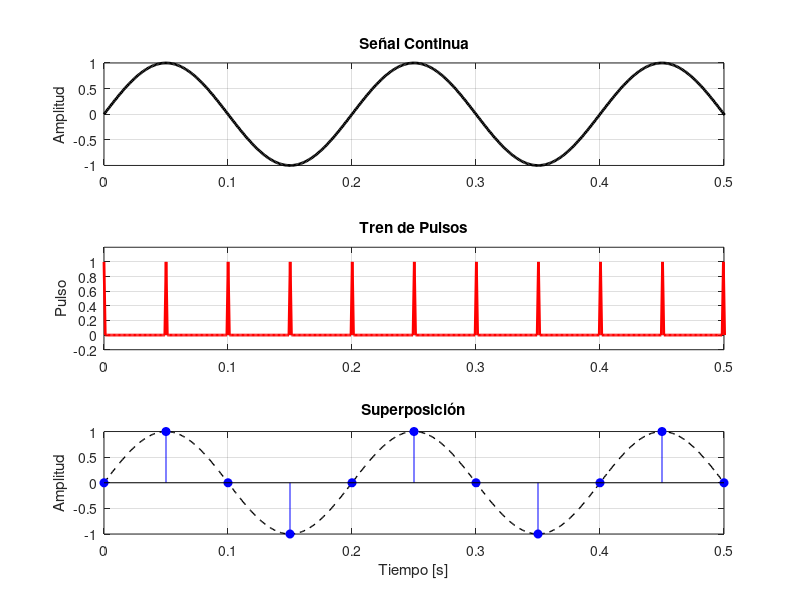
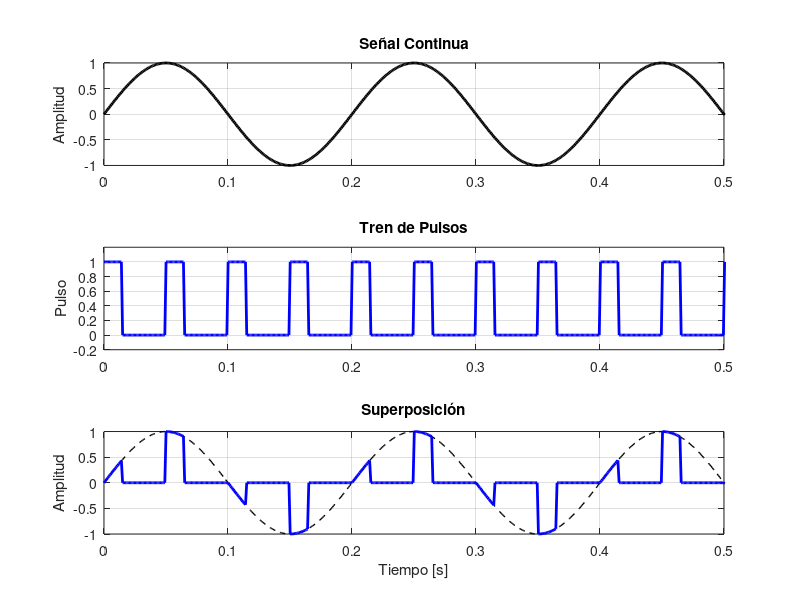
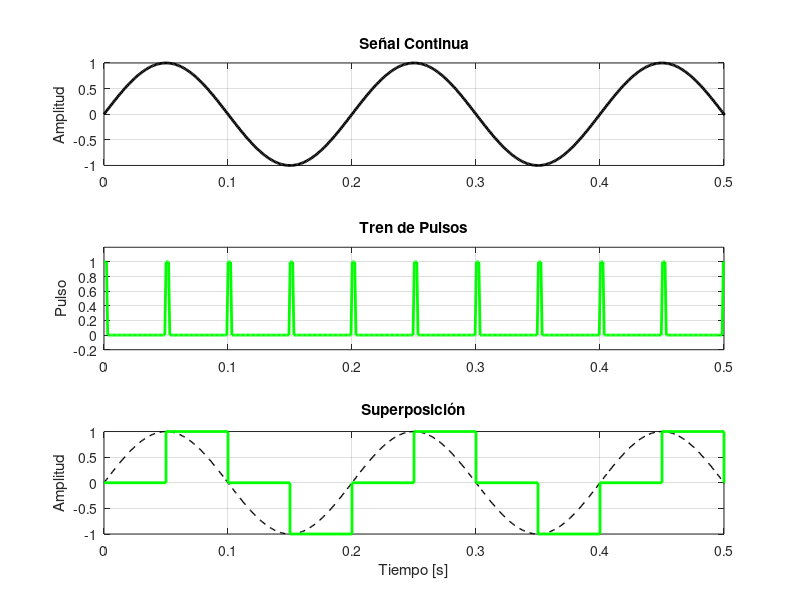

Recreate these plots in MATLAB, in order.
clc;
clear;
close all;

% Parámetros generales
f = 5;                        % Frecuencia de la señal (Hz)
fs = 20;                      % Frecuencia de muestreo (Hz)
Ts = 1/fs;
t = linspace(0, 1, 1000);     % Tiempo continuo (1 s)
x = sin(2*pi*f*t);            % Señal original continua

% Instantes de muestreo y valores muestreados
t_s = 0:Ts:1-Ts;
x_s = sin(2*pi*f*t_s);

%% 1. Muestreo Ideal
ideal_train = zeros(size(t));
for k = 1:length(t_s)
    [~, idx] = min(abs(t - t_s(k)));
    ideal_train(idx) = 1;
end

figure('Name','Muestreo ideal');
subplot(3,1,1)
plot(t, x, 'k', 'LineWidth', 2); title('Señal Continua');
ylabel('Amplitud'); grid on; xlim([0 0.5]);

subplot(3,1,2)
plot(t, ideal_train, 'r', 'LineWidth', 2); title('Tren de Pulsos');
ylabel('Pulso'); ylim([-0.2 1.2]); grid on; xlim([0 0.5]);

subplot(3,1,3)
plot(t, x, '--k', 'LineWidth', 1); hold on;
stem(t_s, x_s, 'b', 'filled'); title('Superposición');
xlabel('Tiempo [s]'); ylabel('Amplitud'); grid on; xlim([0 0.5]);

%% 2. Muestreo Natural (con forma del seno)
anchura = Ts * 0.3;
natural_train = zeros(size(t));
x_natural = zeros(size(t));

for k = 1:length(t_s)
    indices = find((t >= t_s(k)) & (t < t_s(k) + anchura));
    natural_train(indices) = 1;
    x_natural(indices) = x(indices);
end

figure('Name','Muestreo natural');
subplot(3,1,1)
plot(t, x, 'k', 'LineWidth', 2); title('Señal Continua');
ylabel('Amplitud'); grid on; xlim([0 0.5]);

subplot(3,1,2)
plot(t, natural_train, 'b', 'LineWidth', 2); title('Tren de Pulsos');
ylabel('Pulso'); ylim([-0.2 1.2]); grid on; xlim([0 0.5]);

subplot(3,1,3)
plot(t, x, '--k', 'LineWidth', 1); hold on;
plot(t, x_natural, 'b', 'LineWidth', 2);
title('Superposición');
xlabel('Tiempo [s]'); ylabel('Amplitud'); grid on; xlim([0 0.5]);

%% 3. Sample and Hold
t_hold = []; x_hold = [];

for k = 1:length(t_s)
    t_hold = [t_hold t_s(k)];
    x_hold = [x_hold x_s(k)];
    if k < length(t_s)
        t_hold = [t_hold t_s(k+1)];
        x_hold = [x_hold x_s(k)];
    else
        t_hold = [t_hold t_s(k)+Ts];
        x_hold = [x_hold x_s(k)];
    end
end

%% Tren de pulsos
hold_train = zeros(size(t));
pulso_duracion = round(length(t) * 0.002);

for k = 1:length(t_s)
    [~, idx] = min(abs(t - t_s(k)));
    fin_idx = min(idx + pulso_duracion, length(t));
    hold_train(idx:fin_idx) = 1;
end

figure('Name','Sample and Hold');
subplot(3,1,1)
plot(t, x, 'k', 'LineWidth', 2); title('Señal Continua');
ylabel('Amplitud'); grid on; xlim([0 0.5]);

subplot(3,1,2)
plot(t, hold_train, 'g', 'LineWidth', 2); title('Tren de Pulsos');
ylabel('Pulso'); ylim([-0.2 1.2]); grid on; xlim([0 0.5]);

subplot(3,1,3)
plot(t, x, '--k', 'LineWidth', 1); hold on;
stairs(t_hold, x_hold, 'g', 'LineWidth', 2);
title('Superposición');
xlabel('Tiempo [s]'); ylabel('Amplitud'); grid on; xlim([0 0.5]);
